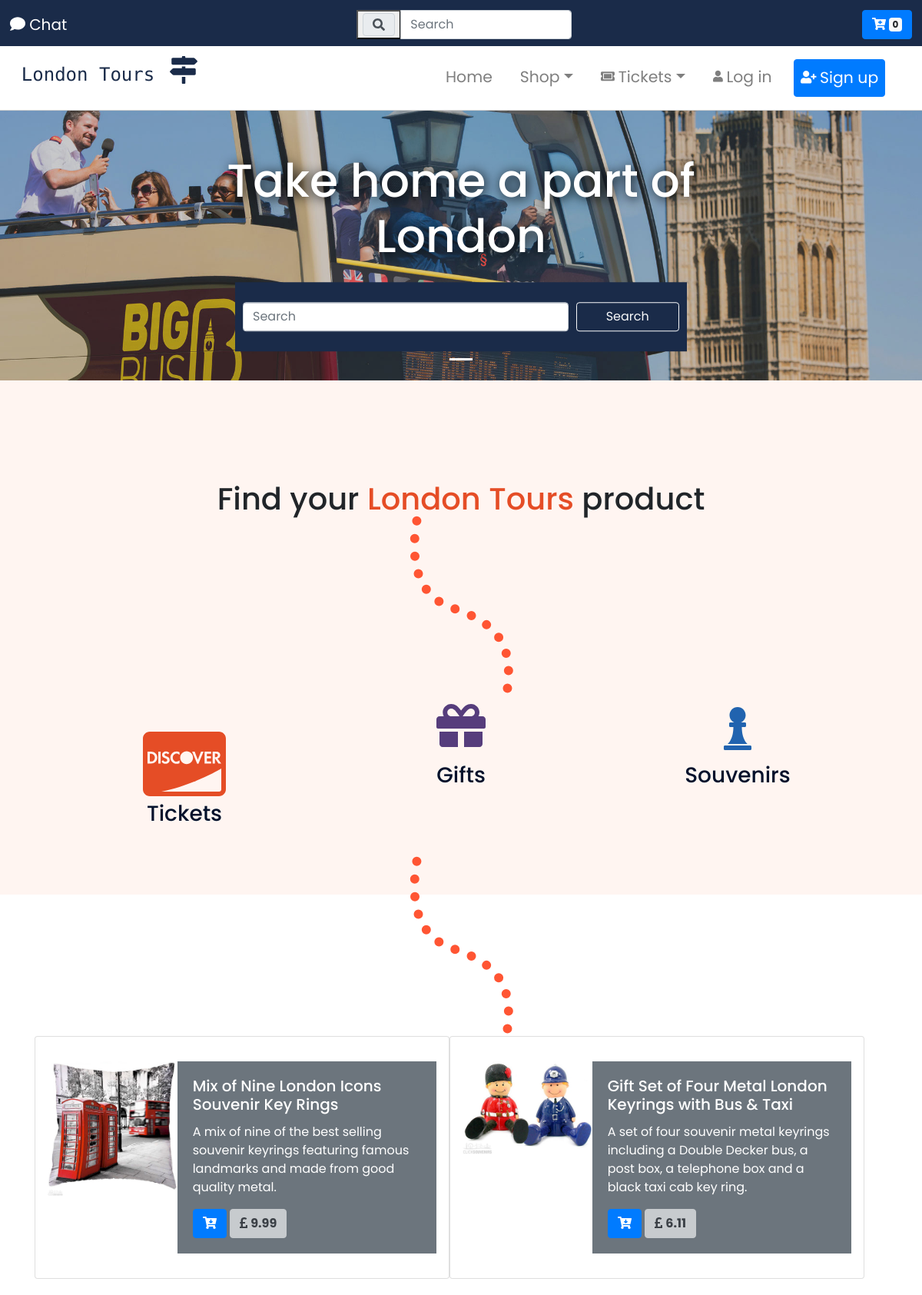
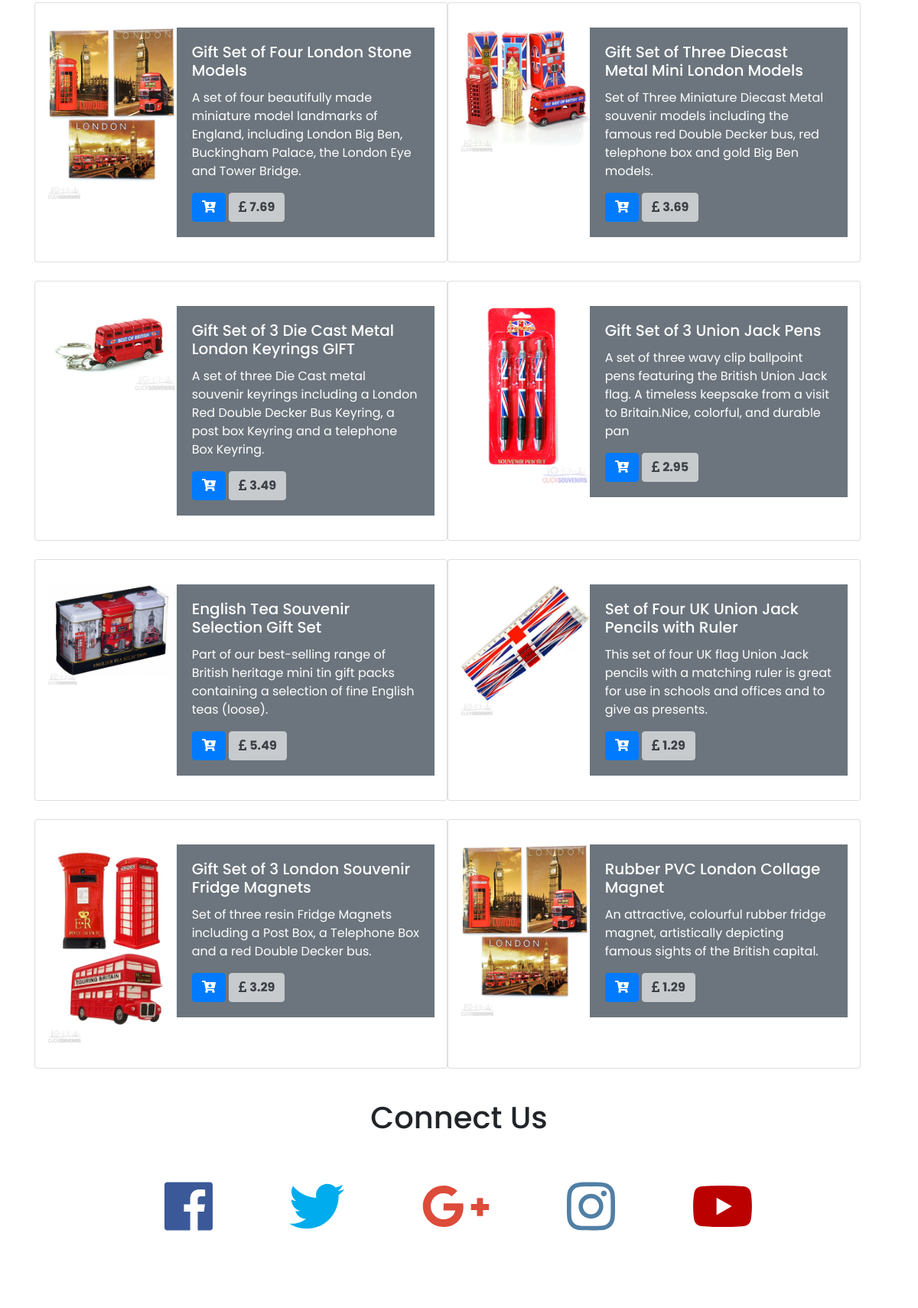
The page /shop.php?id=gifts (upper part) on the database its author committed (2 pictures, top to bottom).
### tables this page shows
CREATE TABLE `_gifts_` (
  `_id_` int(11) NOT NULL,
  `_title_` varchar(256) NOT NULL,
  `_description_` varchar(750) NOT NULL,
  `_price_` double NOT NULL
);

### shop.php (the view, shortened to what this page needs)
<?php
    include 'header.php';
?>
<?php
    include 'includes/db_inc.php';
?>
<div id="slides" class="carousel slide" data-ride="carousel">
	<ul class="carousel-indicators">
		<li data-target="#slides" data-slide-to="0" class="active"></li>
	</ul>
	<div class="carousel-inner">
		<div class="carousel-item active">
			<img style="opacity: 0.9" src="img/sightseeing-map.jpeg" alt="main slide image Photo by Arkadiusz Radek on Unsplash">
			<div class="carousel-caption search-box-div">
				<h3 id="display-2" class="display-2">Take home a part of London</h3>
				<div class="booking-form search-box">
					<form>
						<div class="form-row">
							<div class="col-md-9 col-sm-9 ">
								<input class="form-control mr-sm-2" type="search" placeholder="Search" aria-label="Search" >
							</div>
							<div class="col-md-3 col-sm-3">
							<Button type="button" class="btn btn-outline-light btn-book">Search</Button>
							</div>
						</div>
					</form>
				</div>
			</div>
		</div>
	</div>
</div>
<div class="subscribe-section-style">
<div class="container  essential-section-style">
	<h1 class="text-center">Find your <i class="special-color">London Tours</i> product</h1>
</div>
<div class="text-center line-follow">
	<svg width="135" height="232" xmlns="http://www.w3.org/2000/svg"> <path d="M9.414 6.847c-10.242 61.891 6.022 99.937 48.794 114.136 64.157 21.298 77.75 56.573 67.694 113.764" stroke="#F53" stroke-width="12" fill="none" fill-rule="evenodd" stroke-dasharray="0,23" stroke-linecap="round"></path> </svg>
</div>
<div class="container-fluid padding">
	<div class="row text-center padding">
		<div class="col-xs-12 col-sm-6 col-md-4 decoration-none">
			<a href="tickets.php">
				<i class="fab fa-cc-discover"></i>
				<h3>Tickets</h3>
			</a>
        </div>
        <?php
        $keyPass = mysqli_real_escape_string($connection, $_GET['id']);
    if($keyPass == 'gifts'){
        echo '<div class="col-xs-12 col-sm-6 col-md-4 decoration-none">
        <a href="">
            <i class="fas fa-gift"></i>
            <h3>Gifts</h3>
        </a>
    </div>
    <div class="col-xs-12 col-sm-12 col-md-4 decoration-none">
        <a href="">
            <i class="fas fa-chess-pawn"></i>
            <h3>Souvenirs</h3>
        </a>
    </div>';
    }
        ?>
	</div>
</div>
</div>
<div class="text-center line-follow">
	<svg width="135" height="232" xmlns="http://www.w3.org/2000/svg"> <path d="M9.414 6.847c-10.242 61.891 6.022 99.937 48.794 114.136 64.157 21.298 77.75 56.573 67.694 113.764" stroke="#F53" stroke-width="12" fill="none" fill-rule="evenodd" stroke-dasharray="0,23" stroke-linecap="round"></path> </svg>
</div>
<div style="margin-top: 25px" class="container-fluid">
<?php
        $keyPass = mysqli_real_escape_string($connection, $_GET['id']);
    if($keyPass == 'gifts'){
        $query = "SELECT * FROM `_gifts_`";
        $results = mysqli_query($connection, $query);
        $queryResults = mysqli_num_rows($results);
    if($queryResults > 0){
        echo '<div class="container">';
        echo '<div class="row container-fluid">';
        while($row = mysqli_fetch_assoc($results)){
                echo '<div  class="card text-white  mb-4 col-md-6" >
                <div class="row  no-gutters">
                  <div class="col-md-4 ">
                    <img src="img/gifts/'.$row['_id_'].'.jpg"  class="card-img" alt="...">
                  </div>
                  <div class="col-md-8">
                    <div class="text-white bg-secondary card-body">
                      <h5 class="card-title">'.$row['_title_'].'</h5>
                      <p class="card-text">'.$row['_description_'].'</p>
                      <a href="#" class="btn btn-primary"><i class="fas fa-cart-arrow-down"></i></a>
                      <a href="#" class="btn btn-light disabled"><i class="fas fa-pound-sign"></i> <strong>'.$row['_price_'].'</strong></i></a>
                    </div>
                  </div>
                </div>
              </div>';
        }
        echo '</div>';
        echo '</div>';
        }
    }
?>
 </div>
<?php
	include_once 'footer.php';
?>

### header.php (shortened to what this page needs)
<!DOCTYPE html>
<html lang="en">
<head>
	<link rel="stylesheet" href="https://maxcdn.bootstrapcdn.com/bootstrap/4.0.0/css/bootstrap.min.css">
	<link  rel="stylesheet" href="css/style.css">
</head>
<body>
	<header>
		<div class="container">
		<nav id="navbarSearch" class="navbar navbar-light fixed-top">
			<a class="chat-with-us" data-toggle="modal" data-target="#chat"><i class="fas fa-comment"></i> Chat</a>
			<form class="form-inline" action="search-main.php" method="POST" autocomplete="off">
					 <div id="search-box-main" class="input-group">
						<div class="input-group-prepend">
						<button type="submit" name="btn-search-main"><div class="input-group-text"><i class="fa fa-search"></i></div></button>
						</div>
						<input name="search-main" type="search" class="form-control " id="inlineFormInputGroupSearch" placeholder="Search" >
					</div>
			</form>
			<div id="refresh">
				<button type="button" class="btn btn-primary" data-toggle="modal" data-target="#cart">
				<i class="fas fa-cart-plus"></i> <span class="badge badge-light"><?php
				if(!isset(($_SESSION['cart']))){
					echo '0';
				}elseif (empty($_SESSION['cart'])){
					echo '0';
				}
				else{
					echo sizeof($_SESSION['cart']);
				}
				?>
				</span>
				</button>
			</div>
		</nav>
		</div>
		<nav id="navbarDiv-bar" class="navbar navbar-expand-md navbar-light fixed-top">
			<div class="container-fluid">
				<a class="navbar-brand" href="index.php" >
					<p>London Tours <i class="fas fa-map-signs brand-icon"></i></p>
				</a>
				<div class="collapse navbar-collapse" id="navbarResponsive">
					<ul class="navbar-nav ml-auto">
						<li class="nav-item">
							<a id="active-home" class="nav-link" href="index.php">Home</a>
						</li>
						<li class="nav-item dropdown">
						<a class="nav-link dropdown-toggle" href="#" id="navbarDropdown" role="button" data-toggle="dropdown" aria-haspopup="true" aria-expanded="false">Shop</a>
						</li>
						<li class="nav-item dropdown">
							<a id="active-ticket dropdownTickets" class="nav-link dropdown-toggle" role="button" href="tickets.php" data-toggle="dropdown" aria-haspopup="true" aria-expanded="false"><i class="fas fa-ticket-alt"></i>Tickets</a>
						</li>
						<?php
							if(isset($_SESSION['userEmail'])){
								echo '<li class="nav-item dropdown">
								<a class="nav-link dropdown-toggle" href="#" id="navbarDropdown" role="button" data-toggle="dropdown" aria-haspopup="true" aria-expanded="false">'.$_SESSION['userFirstName'] .'</a>
								<div class="dropdown-menu" aria-labelledby="navbarDropdown">
									<a class="dropdown-item" href="#">Settings  <i class="fas fa-sliders-h"></i></a>
									<a class="dropdown-item" href="#">Feedback <i class="fas fa-envelope-open"></i></a>
									<div class="dropdown-divider "></div>
										<form class="padding-form-sing-out" action="includes\sign_out.php" method="POST">
											<li class="nav-item ">
												<button  class="btn btn-primary" type="submit" name="submit"><i class="fas fa-sign-out-alt"></i>Logout</button>
											</li>
										</form>
									</div>
								</li>
								<form action="includes\sign_out.php" method="POST">
									<li class="nav-item">
										<button class="btn btn-logout btn-primary" type="submit" name="submit"><i class="fas fa-sign-out-alt"></i>Logout</button>
									</li>
								</form>';
							} else {
								echo '<li class="nav-item">
								<a class="nav-link" href="#" data-toggle="modal" data-target="#loginForm"><i class="fas fa-user" ></i>Log in</a>
								</li>
								<li class="nav-item">
									<a class=" regButton nav-link btn btn-primary" href="registration.php"><i class="fas fa-user-plus"></i>Sign up</a>
								</li>';
							}
						?>
					</ul>
				</div>
			</div>
		</nav>
		</header>

### footer.php (shortened to what this page needs)
<div class="container-fluid padding contact-us-section">
	<div class="row text-center padding">
		<div class="col-12">
			<h1>Connect Us</h1>
		</div>
		<div class="col-12 social padding">
			<a href="#"><i class="fab fa-facebook"></i></a>
			<a href="#"><i class="fab fa-twitter"></i></a>
			<a href="#"><i class="fab fa-google-plus-g"></i></a>
			<a href="#"><i class="fab fa-instagram"></i></a>
			<a href="#"><i class="fab fa-youtube"></i></a>
		</div>
	</div>
</div>
</body>
<link rel="stylesheet" href="https://cdnjs.cloudflare.com/ajax/libs/bootstrap-datepicker/1.4.1/css/bootstrap-datepicker3.css"/>
</html>

### css/style.css (style rules this page uses)
html, body { height: 100%; width: 100%; font-family: 'Poppins', sans-serif; }
.btn-book { width: 100%; }
.navbar { padding: .8rem; background: #ffffff; border-bottom: 1px solid #cecece; }
.brand-icon { font-size: 3vw; margin-left: 5px; color: #1a2b49; }
.chat-with-us { font-size: 20px; color: #1a2b49; }
.navbar-brand { color: #1a2b49 !important; font-family: 'Monoton', cursive; font-size: 2vw; margin: 0; padding: 0; }
.navbar-nav li { padding-right: 20px; }
.nav-link { font-size: 1.7vw; }
#navbarDiv-bar { margin-top: 60px }
#navbarSearch { color: white; background: #1a2b49 ; }
#search-box-main { width: 280px; }
.fa-user, .fa-user-plus, .fa-ticket-alt { font-size: 1.7vw; padding-right: 5px; }
.carousel { margin-top: 120px; }
.carousel-inner img { width: 100%; height: 100%; }
#display-2 { font-size: 5vw; }
.carousel-caption { position: absolute; top: -100px; transform: translateY(35%) }
.booking-form { background: #1a2b49; padding: 10px; }
.carousel-caption h3 { font-size: 200%; font-weight: 500; text-shadow: 2px 2px 15px #000; padding-bottom: 1rem; }
.search-box { text-align: center; width: 70%; margin: 0 auto; }
.regButton { color: white !important; }
.special-color { color: #e54d26; font-style: normal; }
.decoration-none a { color: #02112b; }
.essential-section-style { padding-top: 70px; }
.essential-section-style h1 { padding-bottom: 40px; }
* { box-sizing: border-box; }
.subscribe-section-style { text-align: center; padding: auto; }
.line-follow { margin-top: -50px; margin-bottom: -30px; }
.padding { padding-bottom: 2rem; }
.subscribe-section-style { background: #fff5f1; padding: 60px 60px 0 60px; }
.fa-gift { color: #563d7c; font-size: 4em; margin: 1rem; }
.fa-cc-discover { margin-top: 50px; color: #e54d26; font-size: 6em; }
.fa-chess-pawn { color: #2163af; margin: 1rem; font-size: 4em; }
.social a { font-size: 4.5em; padding: 3rem; }
.fa-facebook { color: #3b5998; }
.fa-twitter { color: #00aced; }
.fa-google-plus-g { color: #dd4b39; }
.fa-instagram { color: #517fa4; }
.fa-youtube { color: #bb0000; }
.carousel-item { transition: -webkit-transform 0.5s ease; transition: transform 0.5s ease; transition: transform 0.5s ease, -webkit-transform 0.5s ease; -webkit-backface-visibility: visible; backface-visibility: visible; }
[class*="col-"] { padding: 1rem; }

### rows shown on the page
_gifts_: _id_ (picture), _title_ "Mix of Nine London Icons Souvenir Key Rings", _description_ "A mix of nine of the best selling souvenir keyrings featuring famous landmarks and made from good quality metal.", _price_ "9.99"
_gifts_: _id_ (picture), _title_ "Gift Set of Four Metal London Keyrings with Bus & Taxi", _description_ "A set of four souvenir metal keyrings including a Double Decker bus, a post box, a telephone box and a black taxi cab key ring.", _price_ "6.11"
_gifts_: _id_ (picture), _title_ "Gift Set of Four London Stone Models", _description_ "A set of four beautifully made miniature model landmarks of England, including London Big Ben, Buckingham Palace, the London Eye and Tower Bridge.", _price_ "7.69"
_gifts_: _id_ (picture), _title_ "Gift Set of Three Diecast Metal Mini London Models", _description_ "Set of Three Miniature Diecast Metal souvenir models including the famous red Double Decker bus, red telephone box and gold Big Ben models.", _price_ "3.69"
_gifts_: _id_ (picture), _title_ "Gift Set of 3 Die Cast Metal London Keyrings GIFT", _description_ "A set of three Die Cast metal souvenir keyrings including a London Red Double Decker Bus Keyring, a post box Keyring and a telephone Box Keyring.", _price_ "3.49"
_gifts_: _id_ (picture), _title_ "Gift Set of 3 Union Jack Pens", _description_ "A set of three wavy clip ballpoint pens featuring the British Union Jack flag. A timeless keepsake from a visit to Britain.Nice, colorful, and durable pan", _price_ "2.95"
_gifts_: _id_ (picture), _title_ "English Tea Souvenir Selection Gift Set", _description_ "Part of our best-selling range of British heritage mini tin gift packs containing a selection of fine English teas (loose).", _price_ "5.49"
_gifts_: _id_ (picture), _title_ "Set of Four UK Union Jack Pencils with Ruler", _description_ "This set of four UK flag Union Jack pencils with a matching ruler is great for use in schools and offices and to give as presents.", _price_ "1.29"
_gifts_: _id_ (picture), _title_ "Gift Set of 3 London Souvenir Fridge Magnets", _description_ "Set of three resin Fridge Magnets including a Post Box, a Telephone Box and a red Double Decker bus.", _price_ "3.29"
_gifts_: _id_ (picture), _title_ "Rubber PVC London Collage Magnet", _description_ "An attractive, colourful rubber fridge magnet, artistically depicting famous sights of the British capital.", _price_ "1.29"
